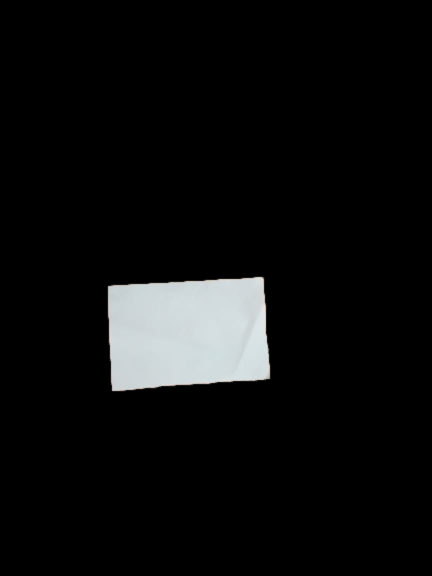
#> input picture Python/Input/hi1.jpg, 864 x 1152 px, found by its file name (shown at 1/2 size)
$ python 'distance from object.py'
#> lines starting #> are read from the running program, lines starting #| are printed output that depends on the picture; after the words box and inside, x2 and y2 are one past the last pixel; in counts of white or black regions, pixels touching at a corner belong together; long printed decimals are rounded
# -*- coding: utf-8 -*-
"""
Created on Tue Feb 26 22:55:36 2019

@author: HP
"""

from scipy.spatial import distance as dist
from imutils import perspective
from imutils import contours
import numpy as np
import imutils
import cv2

image = cv2.imread(r'F:\CS Projects\Coding\Python\Input\hi1.jpg')
#> image is the input picture: shape (1152, 864, 3); mean B, G, R 14.4, 14.2, 13.7
gray = cv2.cvtColor(image, cv2.COLOR_BGR2GRAY)
gray = cv2.GaussianBlur(gray, (7, 7), 0)

# perform edge detection, then perform a dilation + erosion to
# close gaps in between object edges
edged = cv2.Canny(gray, 50, 100)
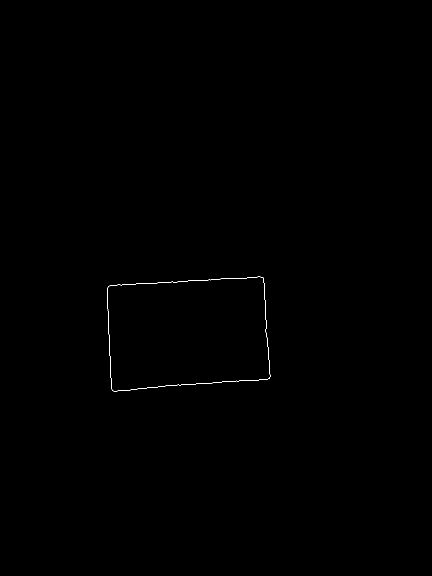
#> edged: shape (1152, 864) (shown at 1/2 size); 0.1% white in thin lines or dots, all inside (x1, y1, x2, y2) = (215, 553, 541, 783)
edged = cv2.dilate(edged, None, iterations=1)
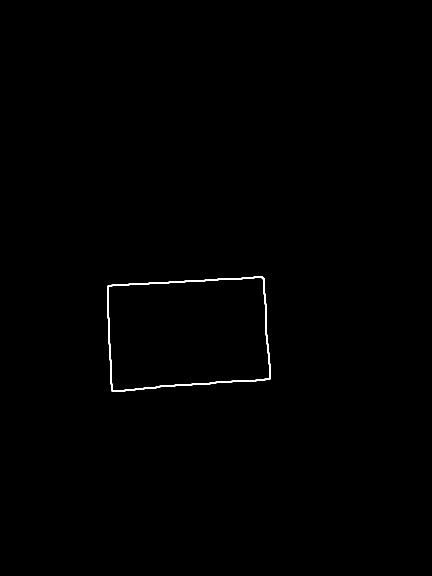
#> edged: shape (1152, 864) (shown at 1/2 size); 0.33% white; 1 white region, box (x1, y1, x2, y2) and area: (214, 552, 542, 784) 3279
edged = cv2.erode(edged, None, iterations=1)
cv2.imshow('edge',edged)
# find contours in the edge map
cnts = cv2.findContours(edged.copy(), cv2.RETR_EXTERNAL,cv2.CHAIN_APPROX_SIMPLE)
#> cnts = 1 contour; box (x1, y1, x2, y2) and area: (215, 553, 541, 783) 65282
cnts = imutils.grab_contours(cnts)
pixelsPerMetric = 15*629
orig = image.copy()
c = max(cnts, key = cv2.contourArea)
#> c = contour of 164 points, box (x1, y1, x2, y2) (215, 553, 541, 783), area 65282
rect = cv2.minAreaRect(c)
#> rect = ((375, 666.1), (319.1, 212.5), -3.81)
box = cv2.boxPoints(rect)
#> box = [[222.8, 782.7], [208.7, 570.8], [527.1, 549.5], [541.2, 761.5]]
box = np.int0(box)
#> box = [[222, 782], [208, 570], [527, 549], [541, 761]]
cv2.drawContours(orig,[box],0,(0,255,0),2)
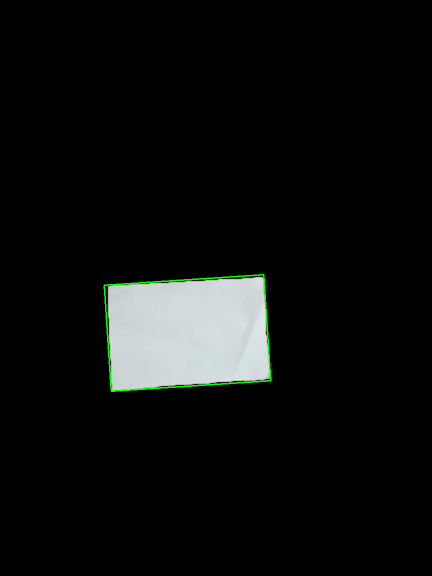
#> orig: shape (1152, 864, 3) (shown at 1/2 size); 0.32% of pixels changed, all inside (x1, y1, x2, y2) = (207, 548, 543, 784)
box = perspective.order_points(box)
#> box = [[208, 570], [527, 549], [541, 761], [222, 782]]
(tl, tr, br, bl) = box
#> tl = [208, 570]; tr = [527, 549]; br = [541, 761]; bl = [222, 782]
print(pixelsPerMetric/dist.euclidean(tl, tr))
#| 29.513
cv2.imshow('frame',orig)
cv2.waitKey(0)
cv2.destroyAllWindows()

$ run again, with Python/Input/abc.jpg copied over Python/Input/hi1.jpg
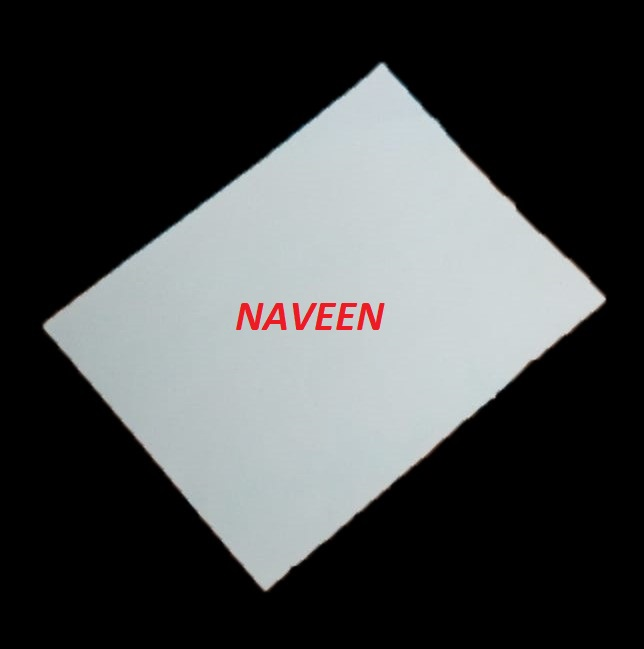
#> input picture Python/Input/abc.jpg, 644 x 649 px, found by its file name
#> image is the input picture: shape (649, 644, 3); mean B, G, R 71.5, 70.9, 68.7
#> `edged = cv2.dilate(edged, None, iterations=1)`:
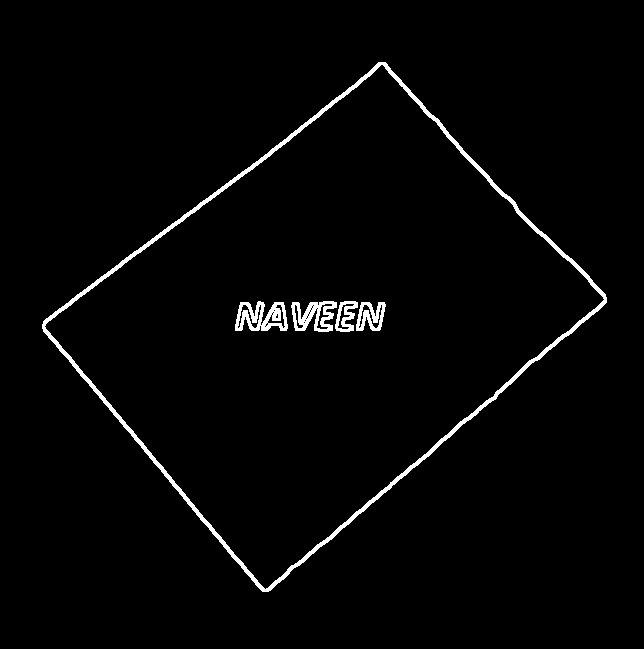
#> edged: shape (649, 644); 2.2% white; 5 white regions, box (x1, y1, x2, y2) and area: (42, 62, 607, 592) 6518, (235, 301, 288, 331) 927, (291, 301, 337, 332) 789, (356, 302, 386, 331) 506, (335, 301, 358, 332) 376
#> cnts = 1 contour; box (x1, y1, x2, y2) and area: (43, 63, 606, 591) 147710
#> c = contour of 420 points, box (x1, y1, x2, y2) (43, 63, 606, 591), area 147710
#> rect = ((325.3, 314.1), (452.2, 349.5), -39.9)
#> `box = cv2.boxPoints(rect)`: box = [[263.9, 593.3], [39.72, 325.1], [386.6, 35.03], [610.8, 303.2]]
#> `box = np.int0(box)`: box = [[263, 593], [39, 325], [386, 35], [610, 303]]
#> `cv2.drawContours(orig,[box],0,(0,255,0),2)`:
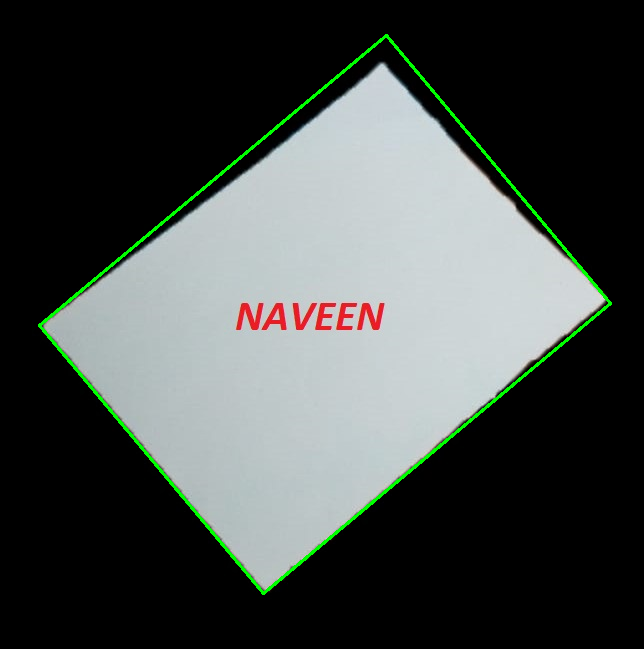
#> orig: shape (649, 644, 3); 1.24% of pixels changed, all inside (x1, y1, x2, y2) = (38, 34, 612, 595)
#> `box = perspective.order_points(box)`: box = [[39, 325], [386, 35], [610, 303], [263, 593]]
#> tl = [39, 325]; tr = [386, 35]; br = [610, 303]; bl = [263, 593]
#| 20.863
